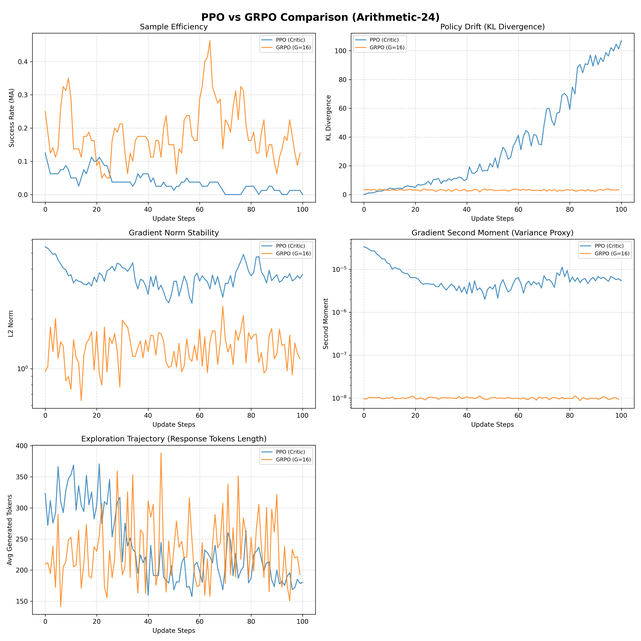
#> input picture plots/ppo_vs_grpo_classic.png, 641 x 641 px, shrunk from 4200 x 4200 before the run
$ python combine_plots.py
#> lines starting #> are read from the running program, lines starting #| are printed output that depends on the picture

import os
from PIL import Image

def combine_vertically(top_path, bottom_path, output_path):
#> called with top_path = 'plots/ppo_vs_grpo_classic.png', bottom_path = 'plots/ppo_vs_grpo_2x3_master.png', output_path = 'plots/composite_ppo_vs_grpo.png'
    if not os.path.exists(top_path) or not os.path.exists(bottom_path):
        print(f"Skipping {output_path}: one of the files missing.")
        return

    img1 = Image.open(top_path)
#> img1 is the input picture: PIL image 641x641 RGBA; mean R, G, B, A 248.9, 247.6, 246.3, 255
    img2 = Image.open(bottom_path)
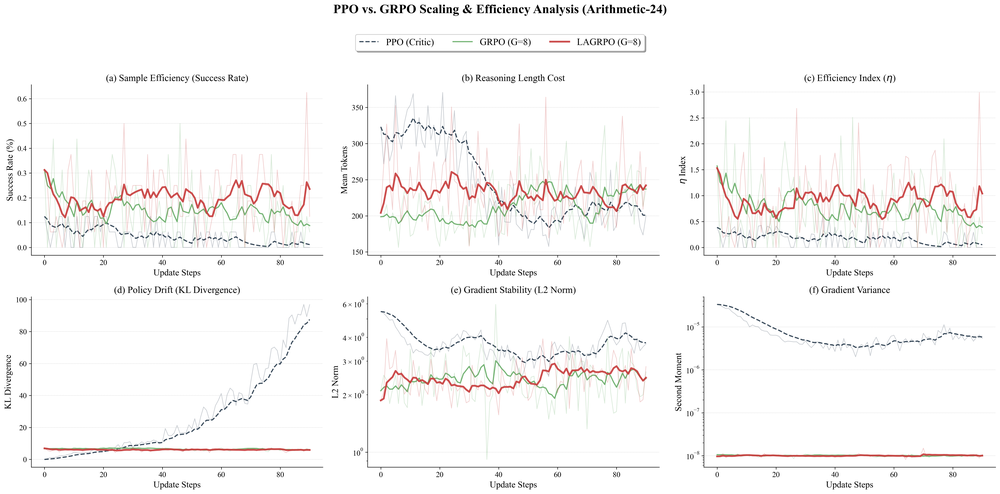
#> input picture plots/ppo_vs_grpo_2x3_master.png, 1000 x 494 px, shrunk from 6551 x 3238 before the run
#> img2 is the input picture: PIL image 1000x494 RGBA; mean R, G, B, A 248.6, 247.5, 247.1, 255

    # Ensure same width
    target_width = max(img1.width, img2.width)
#> target_width = 1000

    # Resize if necessary to match widths, maintaining aspect ratio
    def resize_img(img, new_width):
#> called with new_width = 1000
        new_height = int(img.height * (new_width / img.width))
#> new_height = 1000
        return img.resize((new_width, new_height), Image.Resampling.LANCZOS)
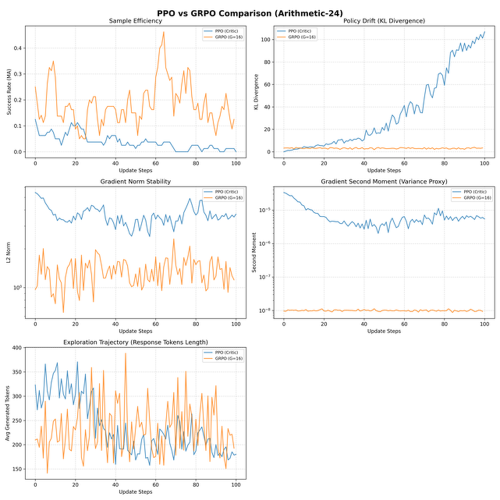
#> returned value: PIL image 1000x1000 RGBA (shown at 1/2 size); mean R, G, B, A 248.6, 247.2, 245.9, 255

    img1 = resize_img(img1, target_width)
    img2 = resize_img(img2, target_width)

    dst = Image.new('RGB', (target_width, img1.height + img2.height))
#> dst: PIL image 1000x1494 RGB; every value is 0
    dst.paste(img1, (0, 0))
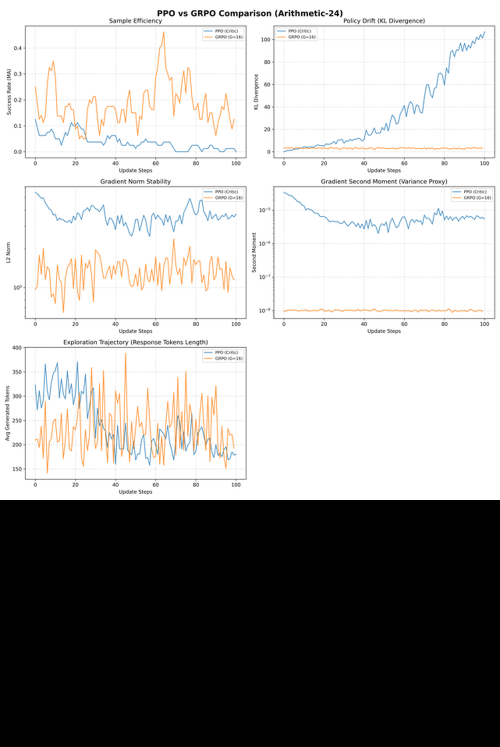
#> dst: PIL image 1000x1494 RGB (shown at 1/2 size); mean R, G, B 166.4, 165.5, 164.6
    dst.paste(img2, (0, img1.height))
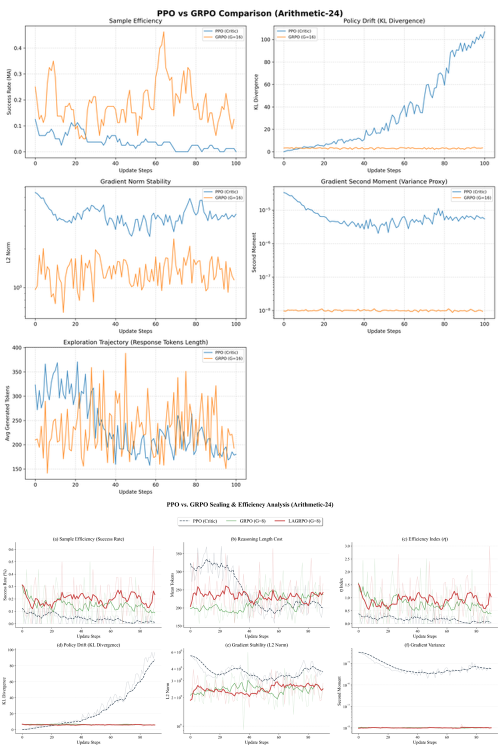
#> dst: PIL image 1000x1494 RGB (shown at 1/2 size); mean R, G, B 248.6, 247.3, 246.3
    dst.save(output_path)
    print(f"Created composite: {output_path}")

plot_dir = 'plots'
pairs = [
    ('ppo_vs_grpo_classic.png', 'ppo_vs_grpo_2x3_master.png', 'composite_ppo_vs_grpo.png'),
    ('grpo_g_ablation_classic.png', 'grpo_g_ablation_2x3_master.png', 'composite_grpo_ablation.png'),
    ('lagrpo_ablation_study.png', 'lagrpo_ablation_2x3_master.png', 'composite_lagrpo_ablation.png'),
    ('eval_summary_classic.png', 'eval_summary.png', 'composite_eval_summary.png'),
    ('success_rate_heatmap_classic.png', 'success_rate_heatmap.png', 'composite_success_rate_heatmap.png') # SVG needs to be PNG
]

# Note: Heatmap has SVG and classic PNG. I should check if there is a non-SVG new one.
# Let's check listing again.
# {"name":"success_rate_heatmap.png","sizeBytes":"166700"} - Yes there is a PNG version.

for top, bottom, out in pairs:
    combine_vertically(
        os.path.join(plot_dir, top),
        os.path.join(plot_dir, bottom),
        os.path.join(plot_dir, out)
    )
#> pass 2 of the loop `for top, bottom, out in pairs:`:
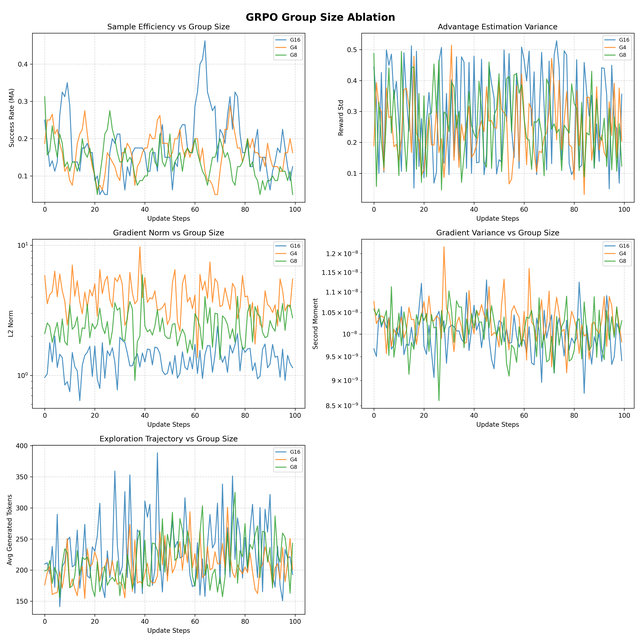
#> input picture plots/grpo_g_ablation_classic.png, 641 x 641 px, shrunk from 4200 x 4200 before the run
#> in combine_vertically, img1 is the input picture: PIL image 641x641 RGBA; mean R, G, B, A 240.4, 243, 239.8, 255
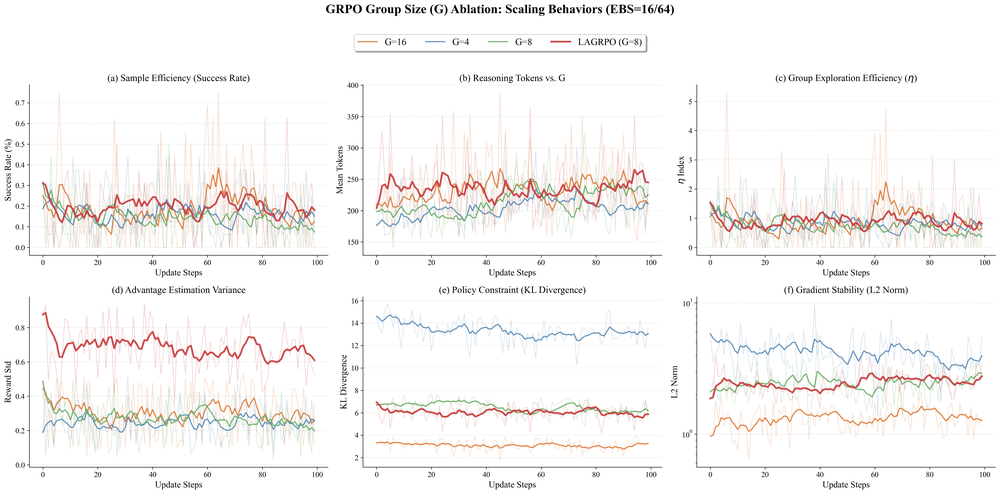
#> input picture plots/grpo_g_ablation_2x3_master.png, 1000 x 494 px, shrunk from 6552 x 3238 before the run
#> in combine_vertically, img2 is the input picture: PIL image 1000x494 RGBA; mean R, G, B, A 247.6, 245.7, 244.7, 255
#> in combine_vertically (call 2), `dst.paste(img2, (0, img1.height))`:
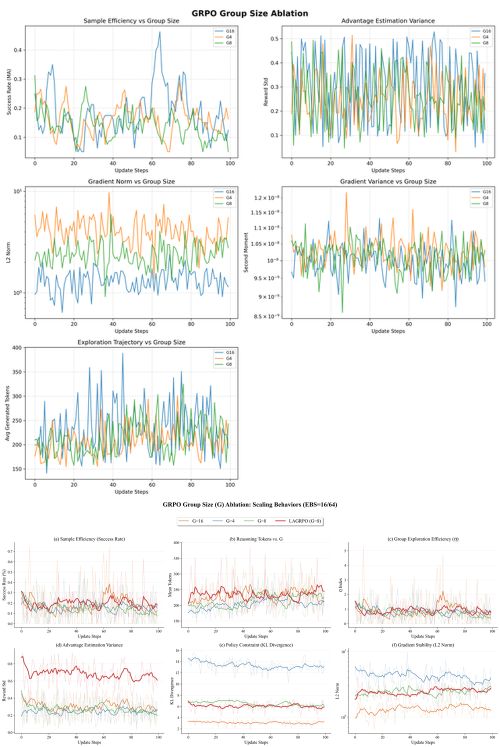
#> dst: PIL image 1000x1494 RGB (shown at 1/2 size); mean R, G, B 242.4, 243.6, 241.1
#> pass 3 of the loop `for top, bottom, out in pairs:`:
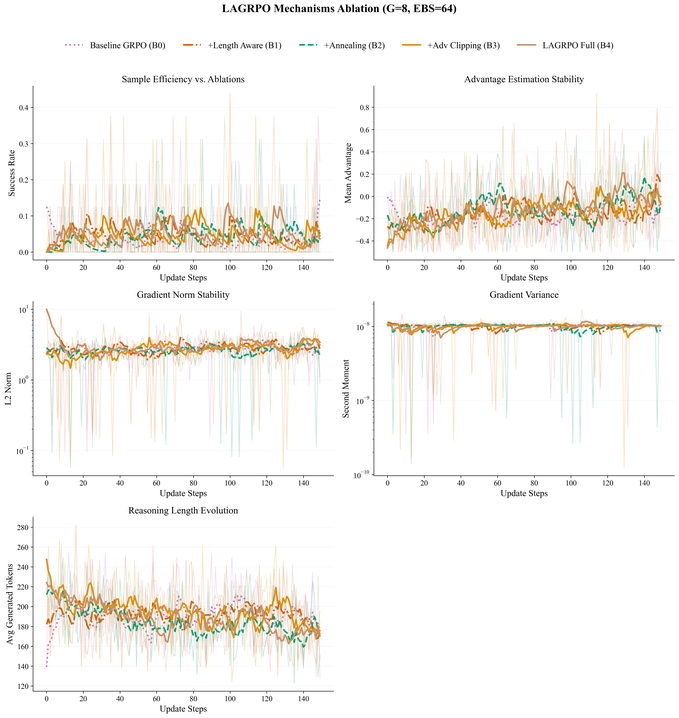
#> input picture plots/lagrpo_ablation_study.png, 679 x 718 px, shrunk from 4448 x 4707 before the run
#> in combine_vertically, img1 is the input picture: PIL image 679x718 RGBA; mean R, G, B, A 247.8, 245.7, 242.3, 255
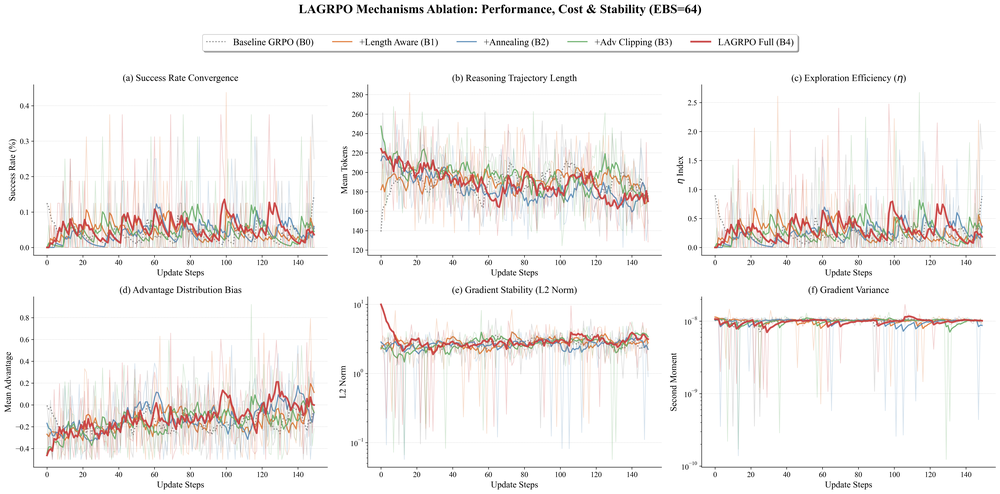
#> input picture plots/lagrpo_ablation_2x3_master.png, 1000 x 494 px, shrunk from 6552 x 3238 before the run
#> in combine_vertically, img2 is the input picture: PIL image 1000x494 RGBA; mean R, G, B, A 245.2, 242.9, 241.8, 255
#> in combine_vertically (call 3), `dst.paste(img2, (0, img1.height))`:
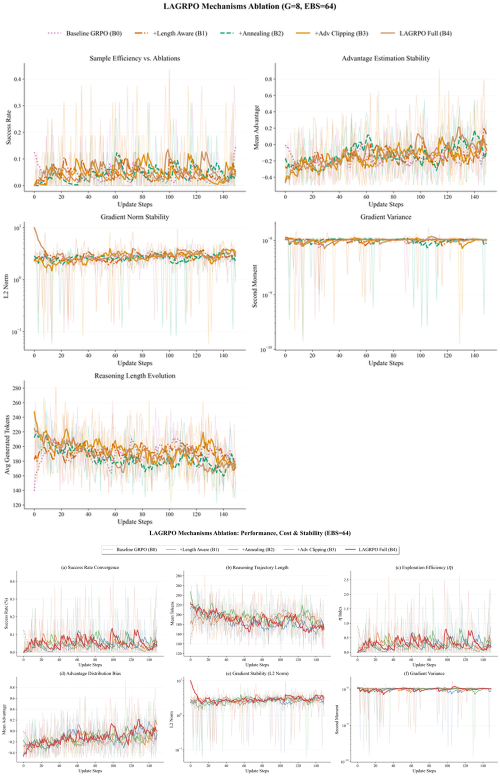
#> dst: PIL image 1000x1551 RGB (shown at 1/2 size); mean R, G, B 246.8, 244.7, 242.1
#> the loop made 5 passes; the first 3 are shown
